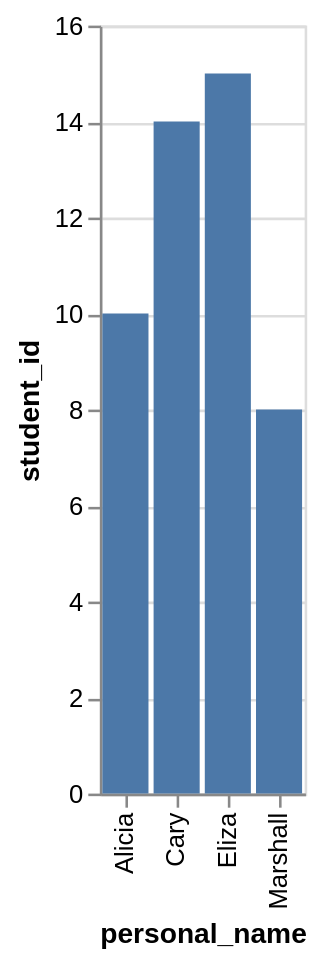

Vega-Lite specification stored for this chart:
### Vega-Lite specification from a JSON file in a GitHub repository (floating-point values rounded to 4 significant figures)
{"data": {"values": [{"x_data": "Alicia", "y_data": 10}, {"x_data": "Cary", "y_data": 14}, {"x_data": "Eliza", "y_data": 15}, {"x_data": "Marshall", "y_data": 8}]}, "mark": "bar", "encoding": {"x": {"field": "x_data", "type": "nominal", "title": "personal_name", "sort": "ascending"}, "y": {"field": "y_data", "type": "quantitative", "title": "student_id"}}}
